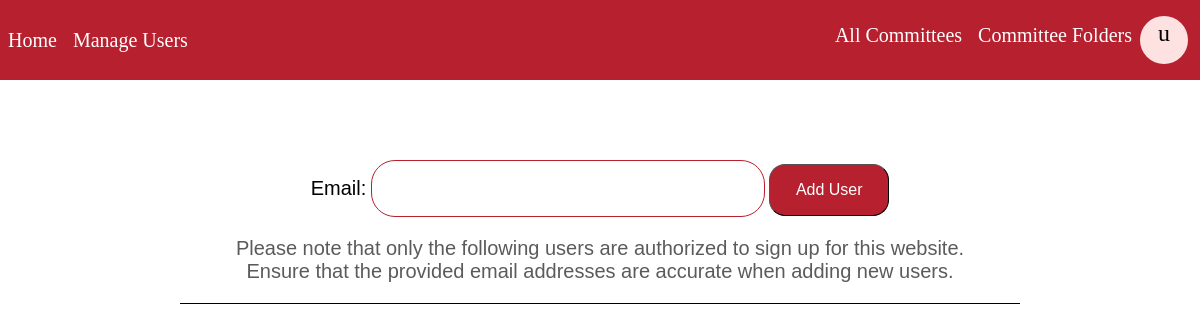
Before: /users_allowed/ (signed in) with the older database file.
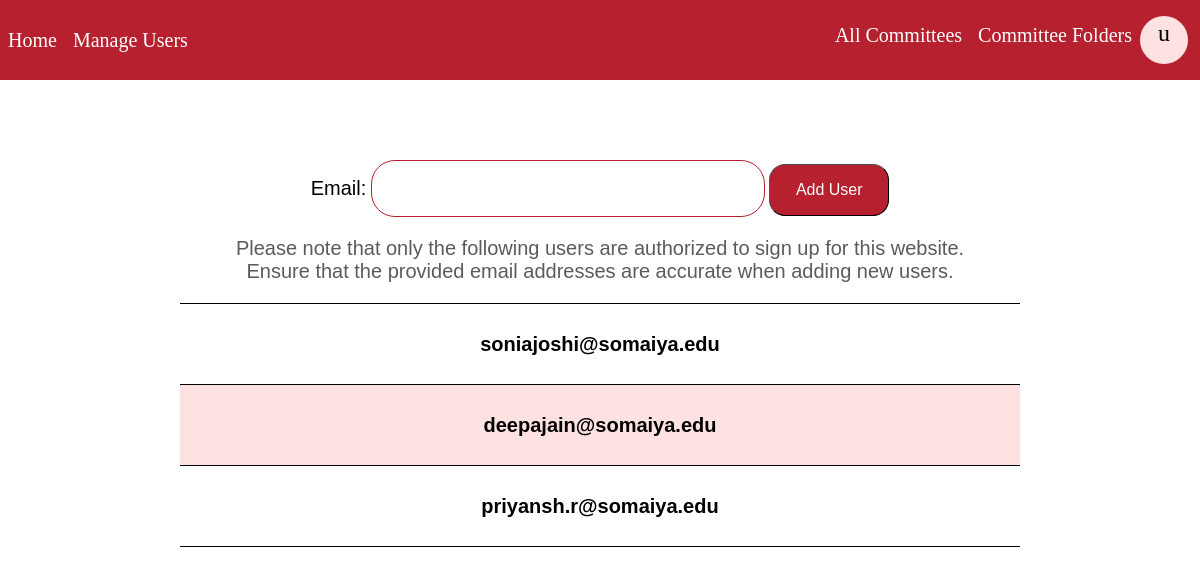
After: the same page with the newer database file.
### base/models.py (models this page shows, shortened)
class UserList(models.Model):
    email = models.EmailField(unique = True, max_length = 200)

### base/views.py (the view)
# urls.py: path('users_allowed/', views.users_allowed, name = 'users_allowed'),
@login_required(login_url='login')
def users_allowed(request):
    if request.user.is_superuser:
        users = UserList.objects.all()
        context = {'users': users}
        if request.method == "POST":
            form = UserListForm(request.POST)
            if form.is_valid():
                email = form['email']
                email = form.save()
                messages.success(request, 'User Added.')
                subject = "Access granted to use CommConnect"
                message = f"You can now register and use the features of CommConnect to manage all committee directories you're a part of!"
                email_from = settings.EMAIL_HOST_USER
                recipient_list = [email]
                send_mail(subject, message, email_from, recipient_list)
                return redirect('users_allowed')
        else:
            form = UserListForm()
        context['form'] = form
        return render(request, 'base/userlist.html', context)
    else:
        return redirect('home')

### base/forms.py
class UserListForm(ModelForm):
    class Meta:
        model = UserList
        fields = ['email']

### base/templates/base/userlist.html (shortened to what this page needs)
{% extends 'main.html' %}
{% load static %}
{% block content %}
<head>
</head>
<div class = "content">
    <form method = "POST" class = "add_user_form">
        {{ form.email.label_tag }}
        {{ form.email }}
        <button class = "add_user">Add User</button>
    </form>
    <p>
        Please note that only the following users are authorized to sign up for this website.
        <br>Ensure that the provided email addresses are accurate when adding new users.
    </p>
        <div class = "authorized_users_list">
        <hr>
        {% for user in users %}
        <div class="user_wrapper">
        <div class = "user">
            <div class = "user_row">
                <h1>{{user.email}}</h1>
            </div>
        </div>
        </div>
    <hr>
    {% endfor %}
</div>
</div>
{% endblock %}

Changed rows visible on the page:
added UserList: email "soniajoshi@somaiya.edu"
added UserList: email "deepajain@somaiya.edu"
added UserList: email "priyansh.r@somaiya.edu"
